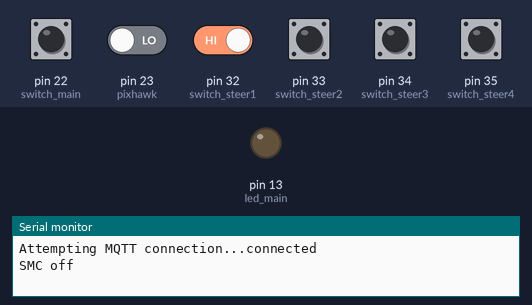
Bench run of a sketch on a simulated Arduino Mega 2560, built with avr-gcc and run on an emulated ATmega2560. On the bench: output pins drawn as LEDs (lit = HIGH), the last lines printed to the serial monitor. The test bench sets the inputs (shaded band); at power-on: pin 22 (switch_main), pin 32 (switch_steer1), pin 33 (switch_steer2), pin 34 (switch_steer3), pin 35 (switch_steer4) HIGH, pin 23 (pixhawk) LOW. WiFi joins after 1.5 s; servers stay silent unless stated; no MQTT or app messages arrive unless stated.

Above: at 2.7 s.
2.8 s: pin 22 (switch_main) pulled LOW for 1 s
At 4.3 s:
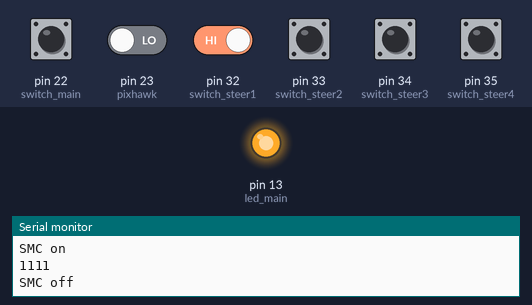
11.0 s: pin 22 (switch_main) driven LOW and pin 32 (switch_steer1) driven LOW
At 12.1 s:
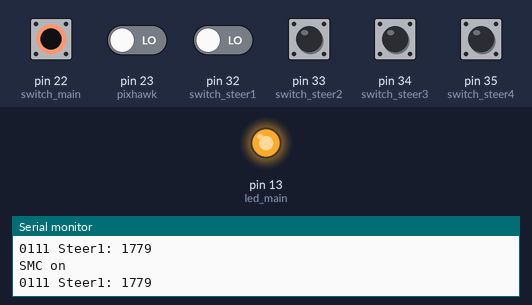
Timing chart, 0 to 14.0 s (numbered marks = the images above; inputs shaded):
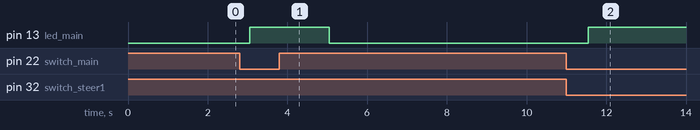

The sketch:

main_control_03.ino
```cpp
/* Draft Syergie Main Control
----------------------------------------
Main Control:
on   : input from joystick
off  : manual input from Pixhawk
----------------------------------------
steer Control:
> 4 unit with switch (and LED indicator)
> input manual (belum pakai joystick)
----------------------------------------
*/

/* Library ethernet */
#include <SPI.h>
#include <Ethernet.h>
#include <PubSubClient.h>

// joystick
#define joy_steer1 A4       //input joystick steer
#define joy_steer2 A5
#define joy_steer3 A6
#define joy_steer4 A7

// pin switch
const int switch_main = 22; // input swicth main
const int pixhawk = 23;

const int switch_steer1 = 32;  //input switch steer
const int switch_steer2 = 33;
const int switch_steer3 = 34;
const int switch_steer4 = 35;

// initialize state
int state_main = 0;     //state main

int state_steer1 = 0;     //state steer
int state_steer2 = 0;
int state_steer3 = 0;
int state_steer4 = 0;

// LED indikator
//int led_main;     //output main

int led_steer1;   //output steer
int led_steer2;
int led_steer3;
int led_steer4;

// pin LED
const int led_main = 13;
//const int outLed1 = 13;
//const int outLed2 = 12;

double pulse_steer_in;

double pulse_pixhawk;


// input pulse speed and steer
const int a = 100;
const int b = 300;
const int c = 500;
const int d = 650;
const int e = 865;

/* Declare IP Address */
byte mac[]    = {  0xDA, 0xED, 0xBA, 0xFE, 0xFE, 0xED };
IPAddress ip(123, 205, 76, 90);       //IP for arduino
IPAddress server(123, 205, 76, 65);   //IP for raspi/pc

void callback(char* topic, byte* payload, unsigned int length) {
  Serial.print("Message arrived [");
  Serial.print(topic);
  Serial.print("] ");
  for (int i=0;i<length;i++) {
    Serial.print((char)payload[i]);
  }
}

EthernetClient ethClient;
PubSubClient client(ethClient);

void reconnect() {
  // Loop until we're reconnected
  while (!client.connected()) {
    Serial.print("Attempting MQTT connection...");
    // Attempt to connect
    if (client.connect("MainArduino")) {
      Serial.println("connected");
      // Once connected, publish an announcement...
      // ... and resubscribe
      client.subscribe("MainControl");
    } else {
      Serial.print("failed, rc=");
      Serial.print(client.state());
      Serial.println(" try again in 5 seconds");
      // Wait 5 seconds before retrying
      delay(5000);
    }
  }
}

double pulse_steer (int joysteer) {
  const int normal = 500;
  if (joysteer <= normal){
    pulse_steer_in = map(joysteer, 0, 500, 1100, 1500);
    }
  else {
    pulse_steer_in = map(joysteer, 501, 1023, 1501, 1900);
  }
  return pulse_steer_in;
}

void setup() {
  // Serial begin
  Serial.begin(57600);

  // Switch
  pinMode(switch_main, INPUT);       //input switch main
  digitalWrite(switch_main, HIGH);

  pinMode(switch_steer1, INPUT);     //input switch steer
  pinMode(switch_steer2, INPUT);
  pinMode(switch_steer3, INPUT);
  pinMode(switch_steer4, INPUT);
  digitalWrite(switch_steer1, HIGH);
  digitalWrite(switch_steer2, HIGH);
  digitalWrite(switch_steer3, HIGH);
  digitalWrite(switch_steer4, HIGH);

  pinMode(led_main, OUTPUT);

    // Ethernet
  client.setServer(server, 1883);
  Ethernet.begin(mac, ip);
  client.setCallback(callback);

  delay(1500);
}

void loop() {
  int pulse_steer_in1, pulse_steer_in2, pulse_steer_in3, pulse_steer_in4;
  char msgBuffer[20];

  if (!client.connected()) {
    reconnect();
  }

/* Main Control */
  state_main = digitalRead (switch_main);

  if (state_main == LOW) {
    digitalWrite(led_main, HIGH);

    // main switch on, indicator on:
    Serial.println("SMC on");

    /*Steer Control*/
    int state_steer1 = digitalRead(switch_steer1);
    int state_steer2 = digitalRead(switch_steer2);
    int state_steer3 = digitalRead(switch_steer3);
    int state_steer4 = digitalRead(switch_steer4);

    Serial.print(state_steer1);
    Serial.print(state_steer2);
    Serial.print(state_steer3);
    Serial.print(state_steer4);

    if (state_steer1 == LOW) {
      digitalWrite(led_steer1, HIGH);
      // int steer1 = analogRead(joy_steer1);
      // switch on, indicator on:
      Serial.print(" Steer1: ");
      //pulse_steer_in1 = pulse_steer(steer1);
      pulse_steer_in1 = pulse_steer(e);
      Serial.print(pulse_steer_in1);
      client.publish("1pulse_spc",dtostrf(pulse_steer_in1, 5, 0, msgBuffer));
      }
      else {
        digitalWrite(led_steer1, LOW);
        }

    if (state_steer2 == LOW) {
      digitalWrite(led_steer2, HIGH);
      // int steer2 = analogRead(joy_steer2);
      // switch on, indicator on:
      Serial.print(" Steer2: ");
      //pulse_steer_in2 = pulse_steer(steer2);
      pulse_steer_in2 = pulse_steer(a);
      Serial.print(pulse_steer_in2);
      client.publish("2pulse_spc",dtostrf(pulse_steer_in2, 5, 0, msgBuffer));
      }
      else {
        digitalWrite(led_steer2, LOW);
        }

    if (state_steer3 == LOW) {
      digitalWrite(led_steer3, HIGH);
      // int steer3 = analogRead(joy_steer3);
      // switch on, indicator on:
      Serial.print(" Steer3: ");
      //pulse_steer_in3 = pulse_steer(steer3);
      pulse_steer_in3 = pulse_steer(d);
      Serial.print(pulse_steer_in3);
      client.publish("3pulse_spc",dtostrf(pulse_steer_in3, 5, 0, msgBuffer));
      }
      else {
        digitalWrite(led_steer3, LOW);
        }

    if (state_steer4 == LOW) {
      digitalWrite(led_steer4, HIGH);
      // int steer4 = analogRead(joy_steer4);
      // switch on, indicator on:
      Serial.print(" Steer4: ");
      //pulse_steer_in4 = pulse_steer(steer4);
      pulse_steer_in4 = pulse_steer(b);
      Serial.print(pulse_steer_in4);
      client.publish("4pulse_spc",dtostrf(pulse_steer_in4, 5, 0, msgBuffer));
      }
      else {
        digitalWrite(led_steer4, LOW);
      }

    Serial.println();

  }
  else {
    Serial.println("SMC off");
    pulse_pixhawk = pulseIn(pixhawk, HIGH);
    digitalWrite(led_main, LOW);
  }

  client.loop();
  delay(500);

}
```

Measured:
- after the input at 2.8 s, pin 13 (led_main): LOW → HIGH after 0.25 s, → LOW 2.0 s later
- after the input at 11.0 s, pin 13 (led_main): LOW → HIGH after 0.55 s
